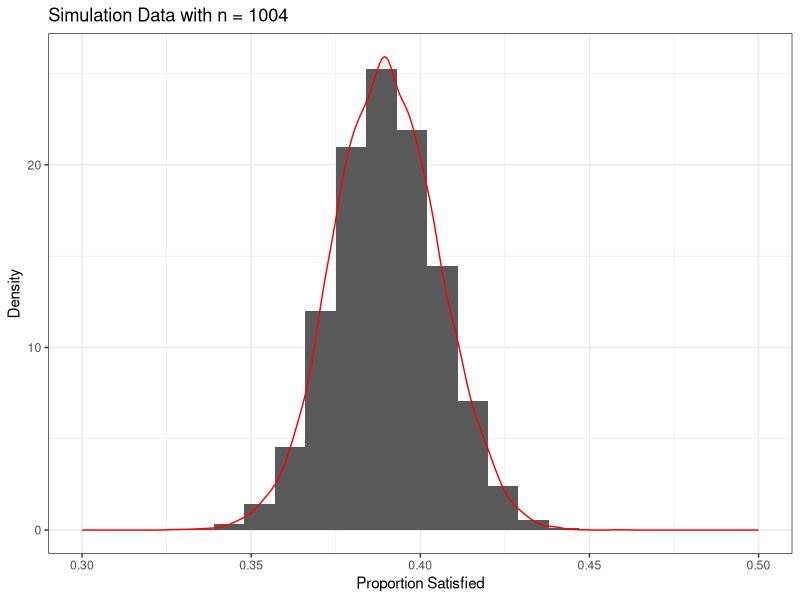
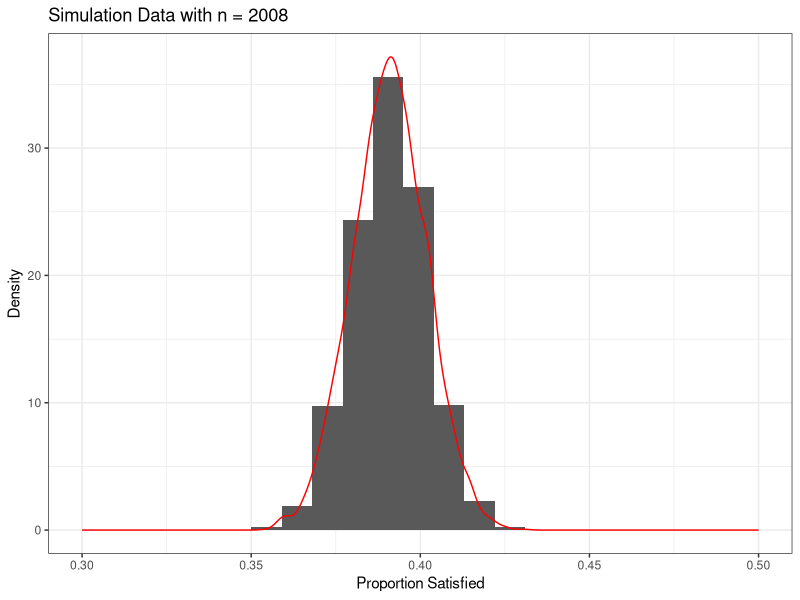
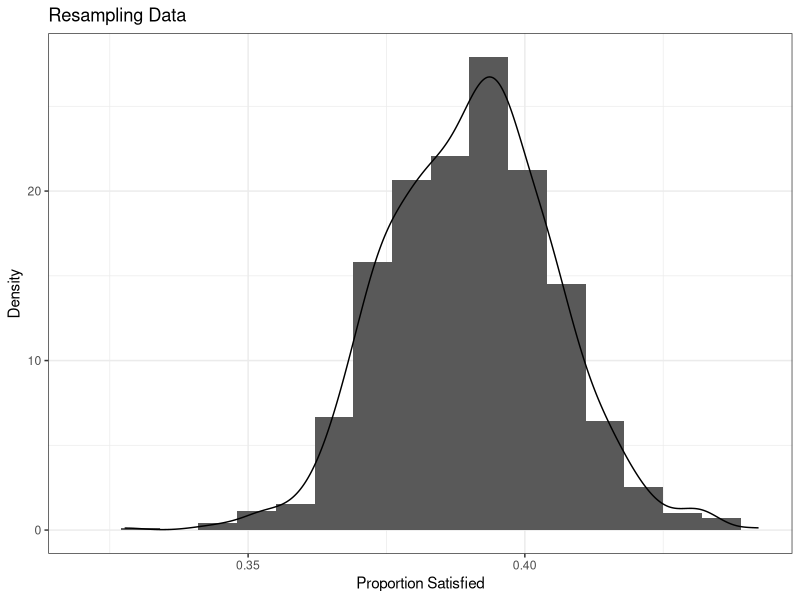
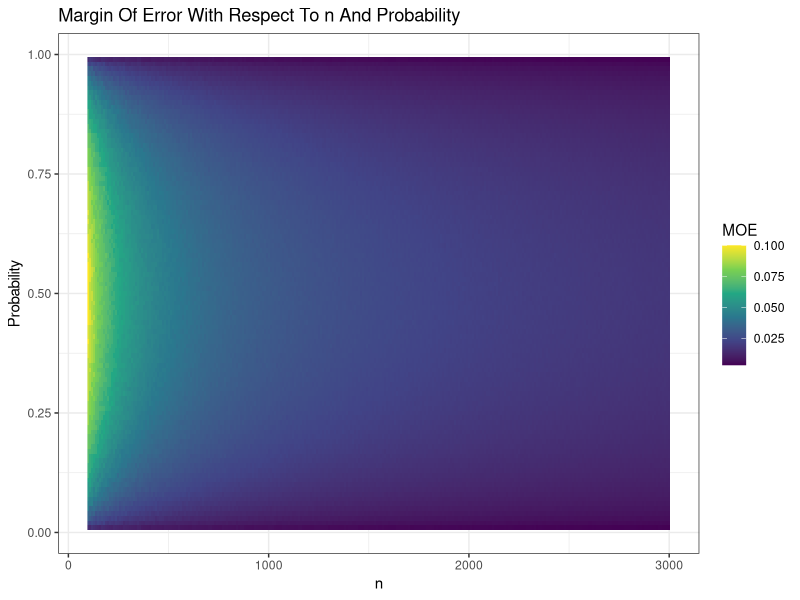

Here is the R script that generated these plots, in order: (Note: a time limit stopped this script after it produced the figures.)
library(tidyverse)
library(ggplot2)
library(patchwork)
################################################################################
# Lab 10
################################################################################
#################
# Step 1 (Size 1000)
#################
dat = tibble(x = rbinom(n = 10000, size = 1004, prob = .39)/1004)
hist = ggplot(data = dat) + 
  geom_histogram(aes(x = x, y = after_stat(density)), breaks = seq(.330,.450,.009)) +
  geom_density(aes(x = x), color = "red") +
  theme_bw() +
  ylab("Density") +
  ggtitle("Simulation Data with n = 1004")+
  xlim(0.3, 0.5) +
  xlab("Proportion Satisfied")
  
hist
(lower.val = quantile(dat$x, probs = .025))
(upper.val = quantile(dat$x, probs = .975))
(range = upper.val - lower.val)
(margin.of.error = (range)/2)
dat.table = tibble() |>
  summarize(step = "Sample", moe = margin.of.error, size = 1004)
#################
# Simulation (size 2008)
#################
dat2 = tibble(x = rbinom(n = 10000, size = 2008, prob = .39)/2004)
hist2 = ggplot(data = dat2) + 
  geom_histogram(aes(x = x, y = after_stat(density)), breaks = seq(.35,.44,.009)) +
  geom_density(aes(x = x), color = "red") +
  theme_bw() +
  ylab("Density") +
  ggtitle("Simulation Data with n = 2008") +
  xlim(0.3, 0.5) +
  xlab("Proportion Satisfied")

(lower.val2 = quantile(dat2$x, probs = .025))
(upper.val2 = quantile(dat2$x, probs = .975))
(range.2 = upper.val2-lower.val2)
(margin.of.error2 = (range.2)/2) 
hist2
dat.table = dat.table %>%
  bind_rows(summarize(.,step = "Sample", moe = margin.of.error2, size = 2008))
###################
# Step 2 (Resampling)
###################
gallup.data = rep(1, times = 392)
vec.dis = rep(0, times = 592)
vec.none = rep(-1, times = 20)
gallup.data = append(gallup.data, vec.dis)
gallup.data = append(gallup.data, vec.none)

total.gallup.data = sample(gallup.data, 1004, replace = TRUE)
summarize.prop = vector()
for(i in 1:1004){
  new.col = sample(gallup.data, 1004, replace = TRUE) 
  total.gallup.data = bind_cols(total.gallup.data, new.col)
  summarize.prop = append(summarize.prop,sum(new.col == 1)/1004)
}
summarize.prop = tibble(x = summarize.prop)
hist.resample = ggplot() +
  geom_histogram(data = summarize.prop, aes(x = x, y = after_stat(density)), 
                 breaks = seq(.32, .44, .007)) +
  geom_density(data = summarize.prop, aes(x = x)) +
  ggtitle("Resampling Data") + 
  ylab("Density") +
  xlab("Proportion Satisfied") +
  theme_bw()
hist.resample

(lower.val.rsample = quantile(summarize.prop$x, probs = .025))
(upper.val.rsample = quantile(summarize.prop$x, probs = .975))
(range.rsample = upper.val.rsample - lower.val.rsample)
(margin.of.error.rsample = (range.rsample)/2) 
  print(summarize.prop)
view(total.gallup.data)
dat.table = dat.table %>%
    bind_rows(summarize(.,step = "Resample", moe = margin.of.error.rsample, size = 1004))
dat.table
####################
# Step 3 n and p
####################

probabilities.vector = seq(.01,.99,.01)
n.p.data = tibble()
for(j in 1:99)
{
  curr.vector = vector()
  #Iterates through the different sizes
  for(i in 0:290){
    size.curr = 100 + (i)*10
    curr.sim.data = rbinom(n = 10000, size = size.curr, prob = probabilities.vector[j])/size.curr
    upper.sim = quantile(curr.sim.data, probs = .975)
    lower.sim = quantile(curr.sim.data, probs = .025)
    curr.vector = append(curr.vector, (upper.sim - lower.sim)/2)
  }
  curr.vector = tibble(moe = curr.vector) |>
    bind_cols(tibble(size = seq(100,3000,10))) |>
    bind_cols(tibble(probability = rep(probabilities.vector[j], 291)))
  if(j == 1){
    n.p.data = curr.vector
  }
  else{
    n.p.data = bind_rows(n.p.data, curr.vector)
  }
}
dat.table = dat.table %>%
  bind_rows(summarize(.,step = "Gallup", moe = 4, size = 1004)) %>%
  bind_rows(summarize(.,step = "Gallup", moe = 2, size = 2008))
  

raster.plot = ggplot() + 
  geom_raster(data = n.p.data, aes(x = size, y = probability, fill = moe)) +
  scale_fill_viridis_c() + 
  xlab("n") + 
  ylab("Probability") + 
  ggtitle("Margin Of Error With Respect To n And Probability") +
  theme_bw() +
  labs(fill = "MOE")
raster.plot
view(n.p.data)

#################
# Step 4
#################
wilson.data = tibble()
for(j in 1:99)
{
  curr.vector = vector()
  #Iterates through the different sizes
  for(i in 0:290){
    size.curr = 100 + (i)*10
    curr.sim.data = rbinom(n = 10000, size = size.curr, prob = probabilities.vector[j])/size.curr
    dat.mean = mean(curr.sim.data)
    z.val = 1.96
    wilson.moe = z.val*
      (sqrt(size.curr*dat.mean*(1-dat.mean) + z.val/4))/
      (size.curr + z.val^2)
    curr.vector = append(curr.vector, wilson.moe)
  }
  curr.vector = tibble(wilson.moe = curr.vector) |>
    bind_cols(tibble(size = seq(100,3000,10))) |>
    bind_cols(tibble(probability = rep(probabilities.vector[j], 291)))
  if(j == 1){
    wilson.data = curr.vector
  }
  else{
    wilson.data = bind_rows(wilson.data, curr.vector)
  }
}
view(wilson.data)

wilson.raster.plot = ggplot() + 
  geom_raster(data = wilson.data, aes(x = size, y = probability, fill = wilson.moe)) +
  scale_fill_viridis_c() + 
  xlab("n") + 
  ylab("Probability") + 
  ggtitle("Wilson Margin Of Error With Respect To n And Probability") +
  theme_bw() + 
  labs(fill = "Wilson MOE")
hist  + hist2/ hist.resample
raster.plot + wilson.raster.plot
view(wilson.data)
view(dat.table)
